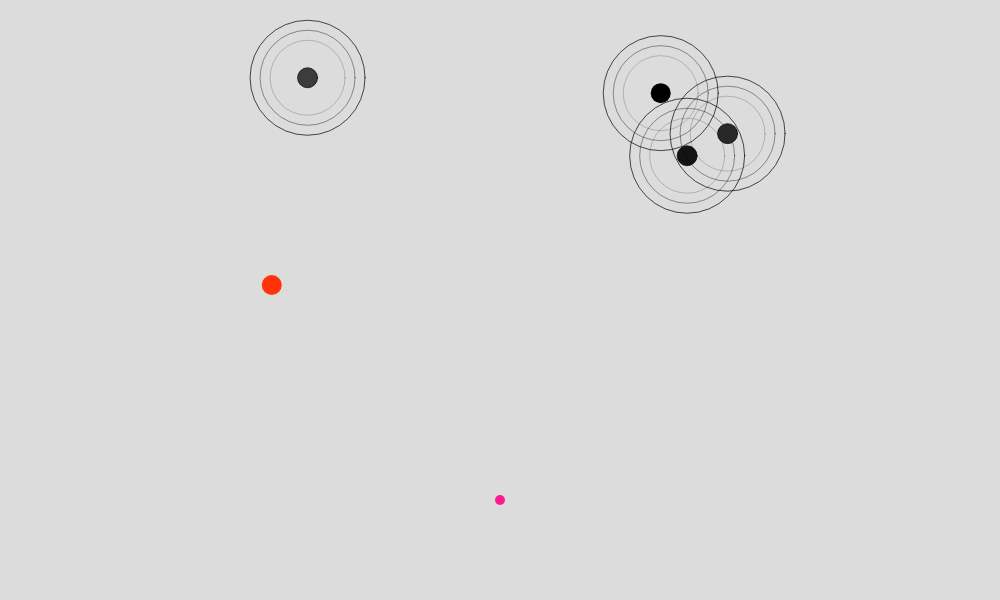
Frame 1 (no input)
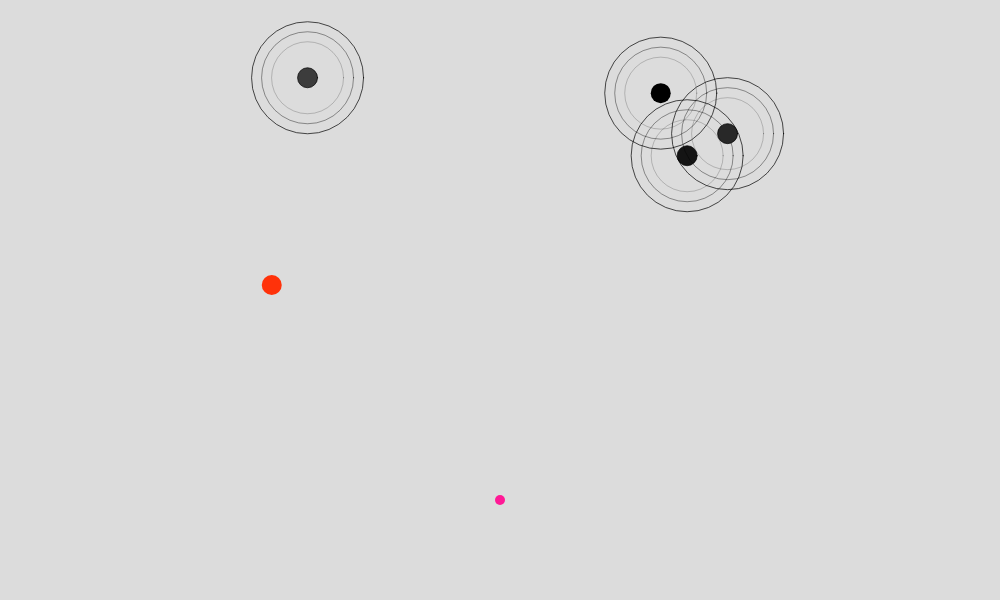
Frame 60 (no input)
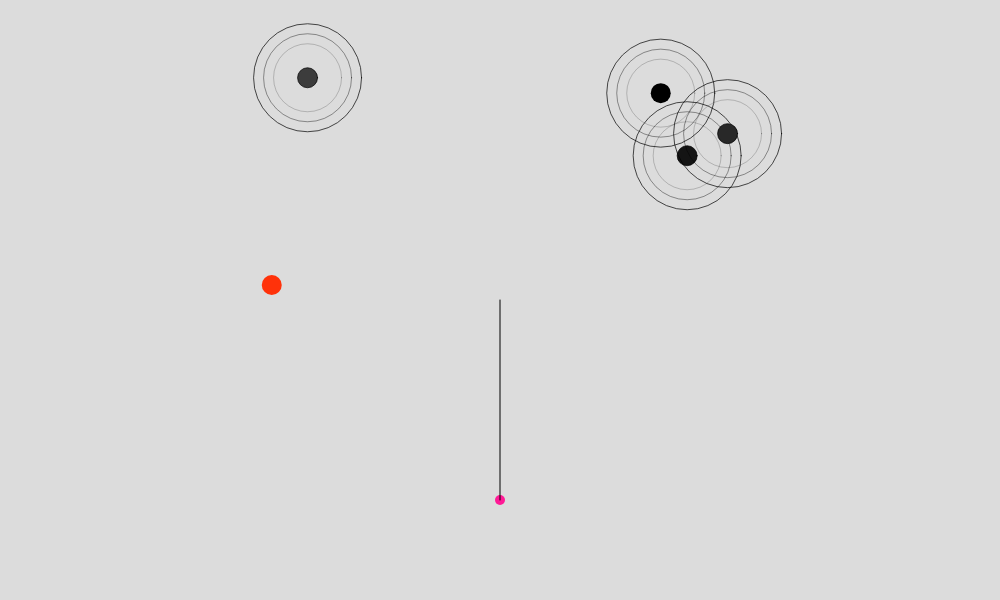
Frame 120 (the mouse pressed at the canvas centre since frame 60)

The p5.js sketch that drew these frames (run headless with seeded random() and noise() and a simulated clock; from frame 60 on, the mouse is pressed at the canvas centre):

// p5.js sketch
// ── sketch.js
let particle;
let gravityFields = [];
let num = 4;
let play = false;
let dragged = false;
let initVel;
let rad = 75;

let target;

function setup() {
	createCanvas(1000, 600);
	for (var i = 0; i < num; i++) {
		gravityFields.push(createVector(random(-3 * width / 8, 3 * width / 8), random(-height / 2, height / 4)));
	}

	target = createVector(random(-width/2+20, width/2 - 20),random(-height/2 + 20, height/2 - 20))
	particle = new Particle(0, (height / 4) + 50);
}

function mouseDragged() {
	dragged = true;
}

function mousePressed() {
	dragged = true;
}

function mouseReleased() {
	dragged = false;
	play = true;
	initVel = createVector(mouseX, mouseY).sub(particle.pos);
	particle.vel = initVel.setMag(map(dist(mouseX, mouseY, particle.pos.x, particle.pos.y), 0, width, 0, 5));
	console.log(particle.vel);
}


function draw() {
	background(220);
	translate(width / 2, height / 2);
	noStroke();
	for (let i = 0; i < gravityFields.length; i++) {
		let r = gravityFields[i];
		fill(20 * i);
		ellipse(r.x, r.y, 20, 20);
		noFill();
		stroke(0)
		strokeWeight(0.2);
		ellipse(r.x, r.y, rad, rad);
		strokeWeight(0.4);
		ellipse(r.x, r.y, rad + 20, rad + 20);
		strokeWeight(0.7);
		ellipse(r.x, r.y, rad + 40, rad + 40);
	}

	fill(255,50,10);
	noStroke();
	ellipse(target.x,target.y, 20,20);

	if(rad>20) rad -= 1
	else if(rad == 20) rad = 75

	if (!play)
		particle.show();

	if (dragged && !play) {
		push();
		strokeWeight(1);
		stroke(0);
		//console.log(mouseX, mouseY, particle.pos.x, particle.pos.y);
		line(particle.pos.x, particle.pos.y, -mouseX + (width / 2), -mouseY + (height / 2));
	}

	if (play) {
		let max = Math.max(...gravityFields.map(x => dist(x.x, x.y, particle.pos.x, particle.pos.y)));
		for (let i = 0; i < gravityFields.length; i++) {
			let r = gravityFields[i];
			particle.applyForce(r.copy().sub(particle.pos).setMag(map(dist(r.x, r.y, particle.pos.x, particle.pos.y), max, 0, 0, 0.05)));
		}
		particle.update();
		particle.show();

		if(particle.collideWith(target,20)){
			noLoop();
			createP("YEEEEEY");
		}
	}

}
// ── particle.js
class Particle {
    constructor(x, y) {
        this.pos = createVector(x, y)
        this.vel = createVector(0, 0);
        this.acc = createVector(0, 0);
        this.r = 10;
    }

    show() {
        stroke(255,25,150);
        strokeWeight(this.r);
        point(this.pos.x, this.pos.y);
    }

    update() {
        this.vel.add(this.acc);
        this.pos.add(this.vel);
        this.acc.mult(0);
    }

    applyForce(force) {
        this.acc.add(force);
    }

    collideWith(target,rad){
        return dist(target.x,target.y,this.pos.x,this.pos.y) <= this.r/2 + rad/2;
    }
}
